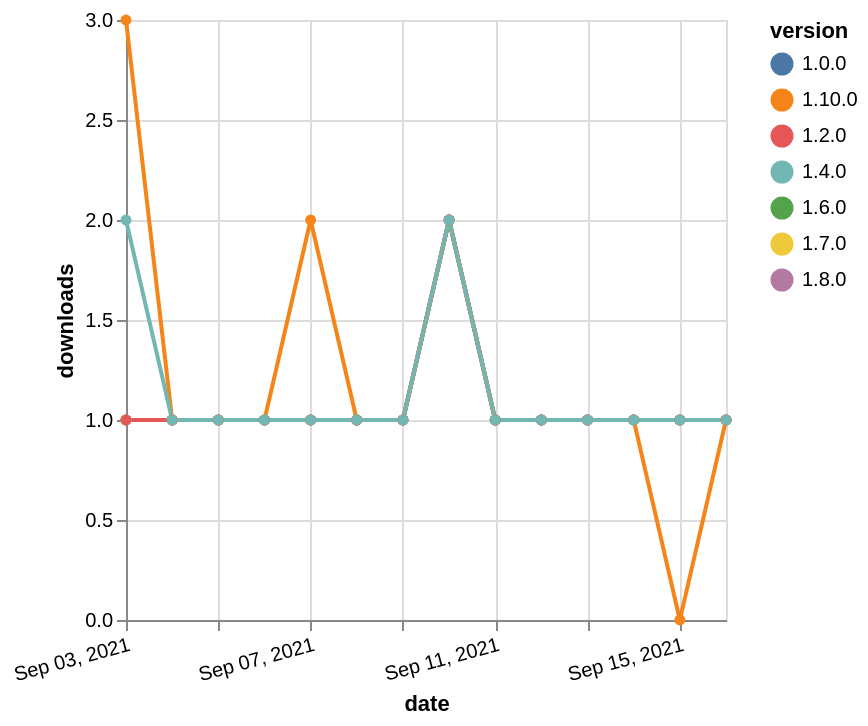

Describe this chart as a Vega-Lite specification.
### Vega-Lite specification from a JSON file in a GitHub repository (floating-point values rounded to 4 significant figures)
{"$schema": "https://vega.github.io/schema/vega-lite/v5.json", "description": "A simple bar chart with embedded data.", "data": {"values": [{"date": "2021-09-03", "total": 184, "delta": 1, "version": "1.6.0"}, {"date": "2021-09-04", "total": 185, "delta": 1, "version": "1.6.0"}, {"date": "2021-09-05", "total": 186, "delta": 1, "version": "1.6.0"}, {"date": "2021-09-06", "total": 187, "delta": 1, "version": "1.6.0"}, {"date": "2021-09-07", "total": 188, "delta": 1, "version": "1.6.0"}, {"date": "2021-09-08", "total": 189, "delta": 1, "version": "1.6.0"}, {"date": "2021-09-09", "total": 190, "delta": 1, "version": "1.6.0"}, {"date": "2021-09-10", "total": 192, "delta": 2, "version": "1.6.0"}, {"date": "2021-09-11", "total": 193, "delta": 1, "version": "1.6.0"}, {"date": "2021-09-12", "total": 194, "delta": 1, "version": "1.6.0"}, {"date": "2021-09-13", "total": 195, "delta": 1, "version": "1.6.0"}, {"date": "2021-09-14", "total": 196, "delta": 1, "version": "1.6.0"}, {"date": "2021-09-15", "total": 197, "delta": 1, "version": "1.6.0"}, {"date": "2021-09-16", "total": 198, "delta": 1, "version": "1.6.0"}, {"date": "2021-09-03", "total": 142, "delta": 1, "version": "1.8.0"}, {"date": "2021-09-04", "total": 143, "delta": 1, "version": "1.8.0"}, {"date": "2021-09-05", "total": 144, "delta": 1, "version": "1.8.0"}, {"date": "2021-09-06", "total": 145, "delta": 1, "version": "1.8.0"}, {"date": "2021-09-07", "total": 146, "delta": 1, "version": "1.8.0"}, {"date": "2021-09-08", "total": 147, "delta": 1, "version": "1.8.0"}, {"date": "2021-09-09", "total": 148, "delta": 1, "version": "1.8.0"}, {"date": "2021-09-10", "total": 150, "delta": 2, "version": "1.8.0"}, {"date": "2021-09-11", "total": 151, "delta": 1, "version": "1.8.0"}, {"date": "2021-09-12", "total": 152, "delta": 1, "version": "1.8.0"}, {"date": "2021-09-13", "total": 153, "delta": 1, "version": "1.8.0"}, {"date": "2021-09-14", "total": 154, "delta": 1, "version": "1.8.0"}, {"date": "2021-09-15", "total": 155, "delta": 1, "version": "1.8.0"}, {"date": "2021-09-16", "total": 156, "delta": 1, "version": "1.8.0"}, {"date": "2021-09-03", "total": 126, "delta": 3, "version": "1.10.0"}, {"date": "2021-09-04", "total": 127, "delta": 1, "version": "1.10.0"}, {"date": "2021-09-05", "total": 128, "delta": 1, "version": "1.10.0"}, {"date": "2021-09-06", "total": 129, "delta": 1, "version": "1.10.0"}, {"date": "2021-09-07", "total": 131, "delta": 2, "version": "1.10.0"}, {"date": "2021-09-08", "total": 132, "delta": 1, "version": "1.10.0"}, {"date": "2021-09-09", "total": 133, "delta": 1, "version": "1.10.0"}, {"date": "2021-09-10", "total": 135, "delta": 2, "version": "1.10.0"}, {"date": "2021-09-11", "total": 136, "delta": 1, "version": "1.10.0"}, {"date": "2021-09-12", "total": 137, "delta": 1, "version": "1.10.0"}, {"date": "2021-09-13", "total": 138, "delta": 1, "version": "1.10.0"}, {"date": "2021-09-14", "total": 139, "delta": 1, "version": "1.10.0"}, {"date": "2021-09-15", "total": 139, "delta": 0, "version": "1.10.0"}, {"date": "2021-09-16", "total": 140, "delta": 1, "version": "1.10.0"}, {"date": "2021-09-03", "total": 264, "delta": 1, "version": "1.0.0"}, {"date": "2021-09-04", "total": 265, "delta": 1, "version": "1.0.0"}, {"date": "2021-09-05", "total": 266, "delta": 1, "version": "1.0.0"}, {"date": "2021-09-06", "total": 267, "delta": 1, "version": "1.0.0"}, {"date": "2021-09-07", "total": 268, "delta": 1, "version": "1.0.0"}, {"date": "2021-09-08", "total": 269, "delta": 1, "version": "1.0.0"}, {"date": "2021-09-09", "total": 270, "delta": 1, "version": "1.0.0"}, {"date": "2021-09-10", "total": 272, "delta": 2, "version": "1.0.0"}, {"date": "2021-09-11", "total": 273, "delta": 1, "version": "1.0.0"}, {"date": "2021-09-12", "total": 274, "delta": 1, "version": "1.0.0"}, {"date": "2021-09-13", "total": 275, "delta": 1, "version": "1.0.0"}, {"date": "2021-09-14", "total": 276, "delta": 1, "version": "1.0.0"}, {"date": "2021-09-15", "total": 277, "delta": 1, "version": "1.0.0"}, {"date": "2021-09-16", "total": 278, "delta": 1, "version": "1.0.0"}, {"date": "2021-09-03", "total": 160, "delta": 1, "version": "1.7.0"}, {"date": "2021-09-04", "total": 161, "delta": 1, "version": "1.7.0"}, {"date": "2021-09-05", "total": 162, "delta": 1, "version": "1.7.0"}, {"date": "2021-09-06", "total": 163, "delta": 1, "version": "1.7.0"}, {"date": "2021-09-07", "total": 164, "delta": 1, "version": "1.7.0"}, {"date": "2021-09-08", "total": 165, "delta": 1, "version": "1.7.0"}, {"date": "2021-09-09", "total": 166, "delta": 1, "version": "1.7.0"}, {"date": "2021-09-10", "total": 168, "delta": 2, "version": "1.7.0"}, {"date": "2021-09-11", "total": 169, "delta": 1, "version": "1.7.0"}, {"date": "2021-09-12", "total": 170, "delta": 1, "version": "1.7.0"}, {"date": "2021-09-13", "total": 171, "delta": 1, "version": "1.7.0"}, {"date": "2021-09-14", "total": 172, "delta": 1, "version": "1.7.0"}, {"date": "2021-09-15", "total": 173, "delta": 1, "version": "1.7.0"}, {"date": "2021-09-16", "total": 174, "delta": 1, "version": "1.7.0"}, {"date": "2021-09-03", "total": 217, "delta": 1, "version": "1.2.0"}, {"date": "2021-09-04", "total": 218, "delta": 1, "version": "1.2.0"}, {"date": "2021-09-05", "total": 219, "delta": 1, "version": "1.2.0"}, {"date": "2021-09-06", "total": 220, "delta": 1, "version": "1.2.0"}, {"date": "2021-09-07", "total": 221, "delta": 1, "version": "1.2.0"}, {"date": "2021-09-08", "total": 222, "delta": 1, "version": "1.2.0"}, {"date": "2021-09-09", "total": 223, "delta": 1, "version": "1.2.0"}, {"date": "2021-09-10", "total": 225, "delta": 2, "version": "1.2.0"}, {"date": "2021-09-11", "total": 226, "delta": 1, "version": "1.2.0"}, {"date": "2021-09-12", "total": 227, "delta": 1, "version": "1.2.0"}, {"date": "2021-09-13", "total": 228, "delta": 1, "version": "1.2.0"}, {"date": "2021-09-14", "total": 229, "delta": 1, "version": "1.2.0"}, {"date": "2021-09-15", "total": 230, "delta": 1, "version": "1.2.0"}, {"date": "2021-09-16", "total": 231, "delta": 1, "version": "1.2.0"}, {"date": "2021-09-03", "total": 219, "delta": 2, "version": "1.4.0"}, {"date": "2021-09-04", "total": 220, "delta": 1, "version": "1.4.0"}, {"date": "2021-09-05", "total": 221, "delta": 1, "version": "1.4.0"}, {"date": "2021-09-06", "total": 222, "delta": 1, "version": "1.4.0"}, {"date": "2021-09-07", "total": 223, "delta": 1, "version": "1.4.0"}, {"date": "2021-09-08", "total": 224, "delta": 1, "version": "1.4.0"}, {"date": "2021-09-09", "total": 225, "delta": 1, "version": "1.4.0"}, {"date": "2021-09-10", "total": 227, "delta": 2, "version": "1.4.0"}, {"date": "2021-09-11", "total": 228, "delta": 1, "version": "1.4.0"}, {"date": "2021-09-12", "total": 229, "delta": 1, "version": "1.4.0"}, {"date": "2021-09-13", "total": 230, "delta": 1, "version": "1.4.0"}, {"date": "2021-09-14", "total": 231, "delta": 1, "version": "1.4.0"}, {"date": "2021-09-15", "total": 232, "delta": 1, "version": "1.4.0"}, {"date": "2021-09-16", "total": 233, "delta": 1, "version": "1.4.0"}]}, "width": "container", "mark": {"type": "line", "point": {"filled": true}}, "encoding": {"x": {"field": "date", "type": "temporal", "timeUnit": "yearmonthdate", "title": "date", "axis": {"labelAngle": -15}}, "y": {"field": "delta", "type": "quantitative", "title": "downloads"}, "color": {"field": "version", "type": "nominal"}, "tooltip": {"field": "delta"}}}
